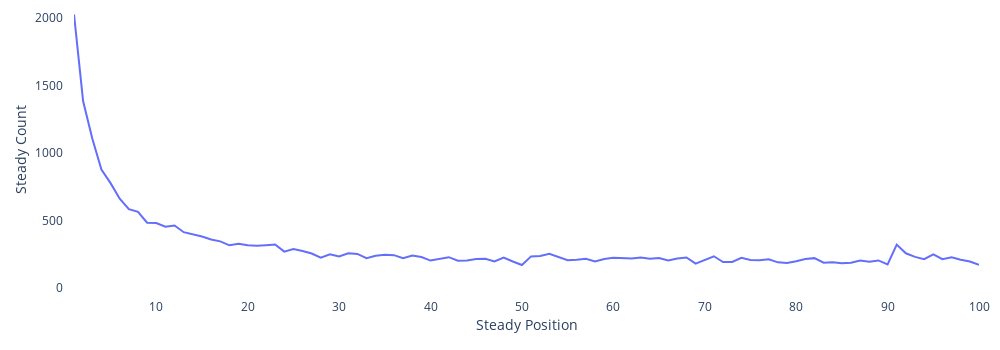

Write notebook code for a chart like this one.
### Code cell
fig = go.Figure(go.Scatter(x=(trend_df == 'Steady').sum(axis = 1).index + 1,
                           y=(trend_df == 'Steady').sum(axis = 1),
                           mode='lines',
                           name='lines'))
fig.update_layout(width=1000, 
                  height=350, 
                  plot_bgcolor='rgb(255,255,255)',
                  xaxis_title="Steady Position",
                  yaxis_title="Steady Count",
                  margin={'l':10, 'r':10, 'b':10, 't':10, 'pad':10})
fig.update_yaxes(range=[0, 2050])
fig.show()

### Figure 1 — Plotly figure (JSON) as saved in the notebook; plotly's stock layout.template omitted (floating-point values rounded to 4 significant figures)
{"data": [{"mode": "lines", "name": "lines", "type": "scatter", "x": [1, 2, 3, 4, 5, 6, 7, 8, 9, 10, 11, 12, 13, 14, 15, 16, 17, 18, 19, 20, 21, 22, 23, 24, 25, 26, 27, 28, 29, 30, 31, 32, 33, 34, 35, 36, 37, 38, 39, 40, 41, 42, 43, 44, 45, 46, 47, 48, 49, 50, 51, 52, 53, 54, 55, 56, 57, 58, 59, 60, 61, 62, 63, 64, 65, 66, 67, 68, 69, 70, 71, 72, 73, 74, 75, 76, 77, 78, 79, 80, 81, 82, 83, 84, 85, 86, 87, 88, 89, 90, 91, 92, 93, 94, 95, 96, 97, 98, 99, 100], "y": [2025, 1382, 1106, 877, 776, 661, 584, 564, 483, 481, 453, 463, 413, 399, 381, 359, 345, 316, 327, 316, 313, 317, 322, 269, 288, 274, 255, 225, 250, 233, 257, 252, 220, 238, 246, 243, 220, 241, 229, 203, 216, 228, 202, 203, 214, 216, 196, 225, 196, 170, 234, 237, 253, 231, 206, 209, 217, 196, 214, 223, 219, 219, 225, 217, 222, 204, 219, 226, 180, 208, 235, 192, 193, 223, 208, 206, 212, 190, 185, 198, 214, 221, 187, 191, 183, 187, 203, 194, 204, 175, 321, 257, 230, 213, 249, 213, 227, 209, 196, 171]}], "layout": {"height": 350, "hovermode": "x", "margin": {"b": 10, "l": 10, "pad": 10, "r": 10, "t": 10}, "plot_bgcolor": "rgb(255,255,255)", "width": 1000, "xaxis": {"autorange": true, "range": [1, 100], "title": {"text": "Steady Position"}, "type": "linear"}, "yaxis": {"range": [0, 2050], "title": {"text": "Steady Count"}, "type": "linear"}}}
